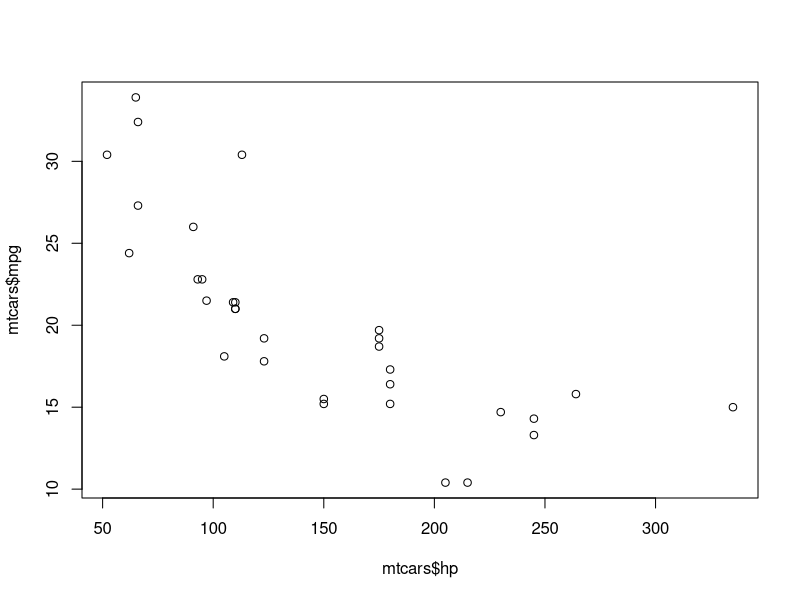
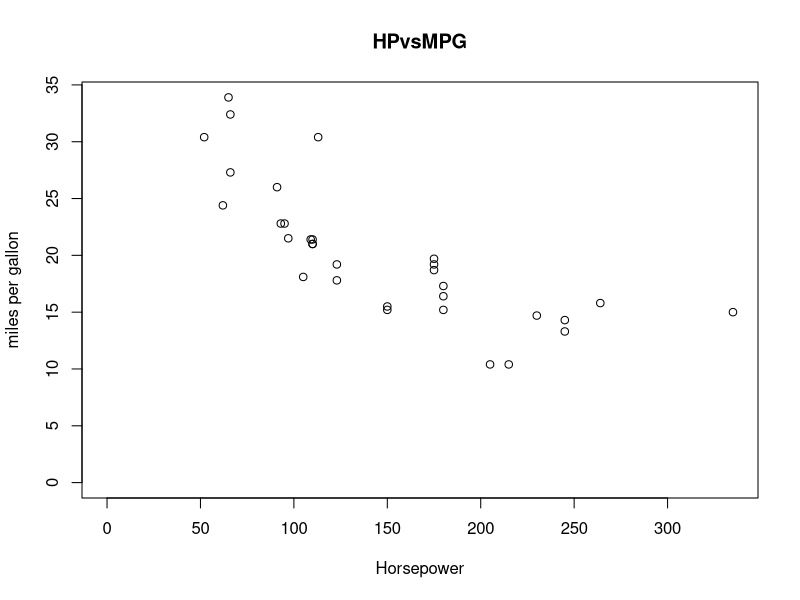
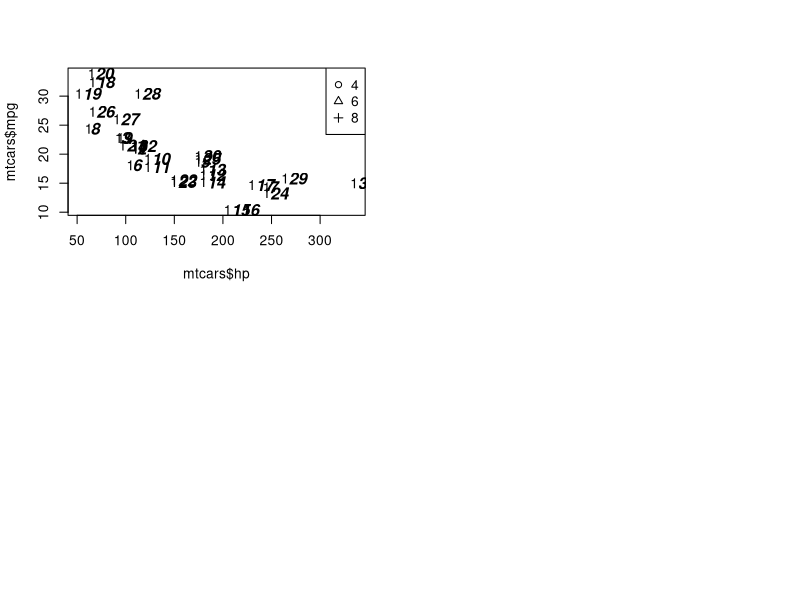
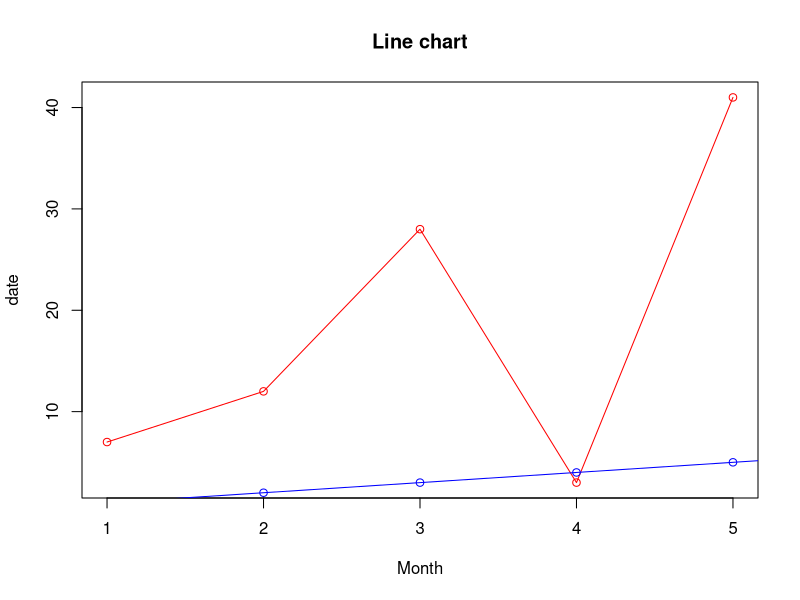
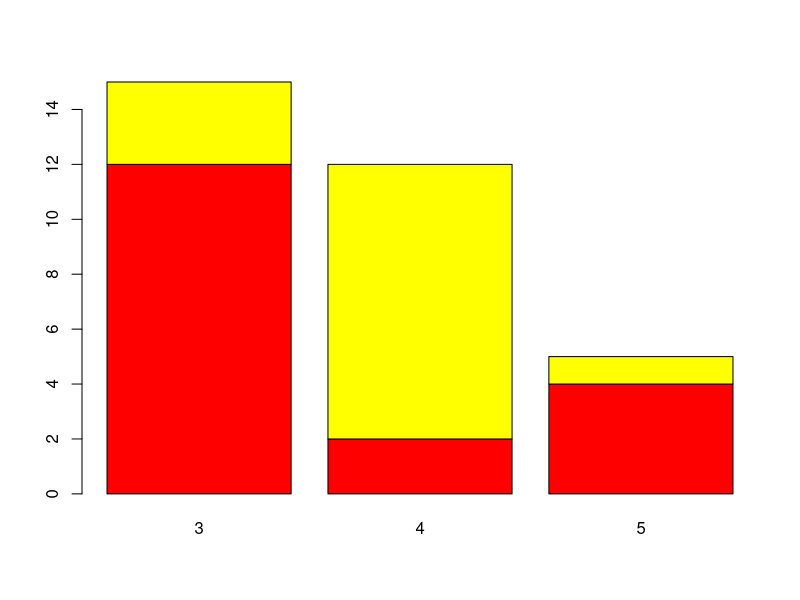
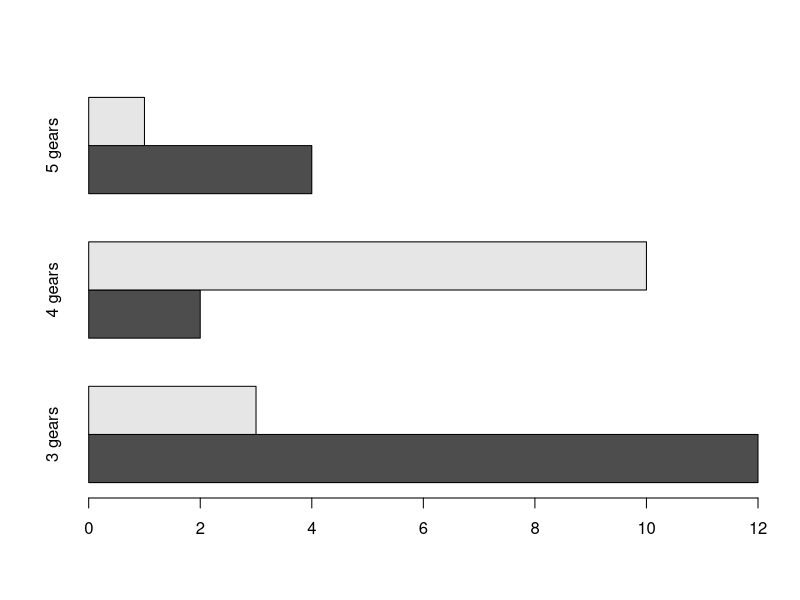
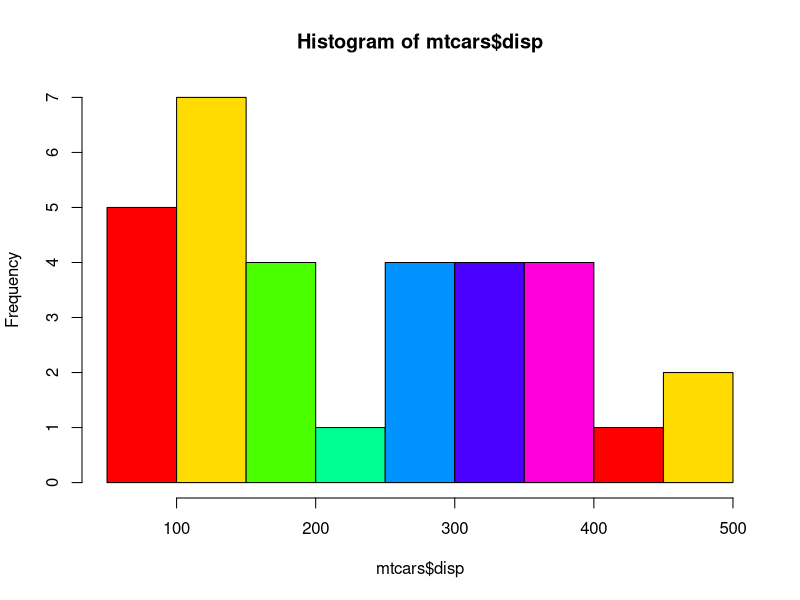
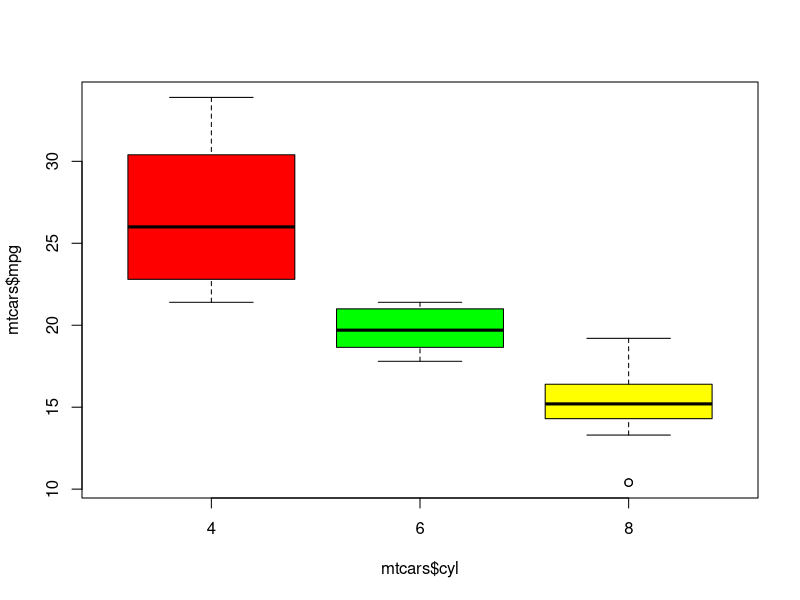

Write R code to recreate these figures, in order. (Note: this script raises an error after producing the figures.)
##################################
# Data Visulization 
# base package, ggplot2
# grid graphics, lattice graphic - optional
###################################

######### Base Package #####################

# -----------------------------Scatter Plot

#  It helps in visulization data easily and find the linear relationship
# B/W 2 continuos variables

plot(mtcars$hp,mtcars$mpg)
# arguments - type='p'(points),'l'(line),o(both points and line)
plot(mtcars$hp
     ,mtcars$mpg,
     type='p',xlab = 'Horsepower',
     ylab='miles per gallon',
     main = 'HPvsMPG',
     xlim = c(0,max(mtcars$hp)),
     ylim = c(0,max(mtcars$mpg)))

# ---------------------------------Par() function

# par() - mfrow - return all the arguments that you can change in a plot

par(mfrow=c(2,2))

# par()- pch - it specify the symbols to use when plotting the points
# you can specify another column/factor var to pch (or) a  number
plot(mtcars$hp,mtcars$mpg,type='n')
points(mtcars$hp,mtcars$mpg,pch='15')

# par() - text() - to specify the font in the plot
text(mtcars$hp,mtcars$mpg,
    adj=-0.2,
    cex=1.2,
    font=4)

# par() = legend()
legend('topright',pch = c(1,2,3),
       legend = c('4','6','8'))

# par() - color(
colors()


# ---------------------------Line chart

# It is commonly used to analyze a trend spread over a time period
par(mfrow=c(1,1))
plot(c(7,12,28,3,41),type = 'o',
     main='Line chart',xlab = 'Month',
     ylab = 'date',
     col='red')
lines(c(1,2,3,4,5,6,10,20),type ='o',col='blue')

# -----------------------bar plot

# It is suitable for showing comparision between categorical variable 
counts <- table(mtcars$gear)
counts <- table(mtcars$vs,mtcars$gear)

barplot(counts,legend=names(counts),col=c('red','yellow','green'))
barplot(counts,horiz = T,names.arg = c('3 gears','4 gears','5 gears'),beside = T)

# -----------------------histogram
hist(mtcars$disp,col = rainbow(7),breaks = 10)

# ------------------------boxplot
boxplot(mtcars$mpg~mtcars$cyl,col=c('red','green','yellow'))

# ------------------------mosaic plot

# for comparison between 3 categorical variables
data("HairEyeColor")
HairEyeColor
mosaicplot(HairEyeColor)


# -------------------------------Correlation Plot
library(corrplot)
corrplot(cor(mtcars),method = 'ellipse')
?corrplot

corrplot(cor(mtcars),method = 'color',
         type = 'lower',addCoef.col = 'black',
         diag = F,order = 'hclust') 

# ----------------------------------Word cloud

install.packages(c('wordcloud','RColorBrewer'))
library(wordcloud)
library(RColorBrewer)
counts <-table(rownames(mtcars))
wordcloud(words = names(counts),
          freq = as.numeric(counts),
          scale = c(1.25,0.25),
          min.freq = 1)
###################### GGplot 2 #######################3

# grammer/frame work of ggplot2

# FIRST LAYER - Data - { variables of interest}

# SECOND LAYER - asthetic - the scales on which we map our data - {x-axis,y-axis,color,fill,size,shape,labels,alpha,,line width, line shape}

# THIRD LAYER - GEOMETRY - visual layer(boxplot,hist) - {point, line, histogram, bar, boxplot}

# FOURTH LAYER - FACETS - plotting small multiples - {columns, rows}

# FIVTH LAYER - STATISTICS - {descriptive, inferential, bining, smoothing}

# SIXTH LAYER - COORDIANTES - aspectration, coord_flip() - {cartesian, fixed, polar, limits}

# SEVENTH LAYER - THEMES - All non-data link - { non-data link}

#---------------------------framework
library(ggplot2)
ggplot(data = mtcars,aes(x=,y=,shape=,col,size,lables)) +
  geom_point() +
  facet_grid(.~am) +
  stat_smooth(method = lm,col='red') +
  scale_x_continuous('mpg',limits = c(),expand = ) +
  coord_flip()

#------------------------------example

# Scatter plot - size, col, shape
ggplot(data = mtcars,aes(x=wt,y=mpg,col=factor(cyl),size=disp,shape=factor(am))) +
  geom_point()

# Bar plot
ggplot(data = mtcars,aes(x=factor(cyl),fill=factor(am)))+
  geom_bar()

# Histogram
ggplot(data=mtcars, aes(x=mpg)) +
  geom_histogram(bins = 6,color='black',fill='blue')

# Density plot
ggplot(data=mtcars, aes(x=mpg)) +
  geom_density(color='black',fill='blue')

# Boxplot
ggplot(mtcars,aes(x=factor(cyl),y=mpg)) +
  geom_boxplot(fill='lightblue')

# Facet layer
ggplot(mtcars,aes(x=factor(cyl),y=mpg,fill=factor(am))) +
  geom_boxplot() +
  facet_grid(.~factor(am))

ggplot(mtcars,aes(x=factor(cyl),y=mpg,fill=factor(am))) +
  geom_boxplot() +
  facet_grid(factor(am)~.)

# Stat Layer
ggplot(data = mtcars,aes(x=wt,y=mpg)) +
  geom_point() +
  stat_smooth(method = lm,col='red')

ggplot(data = mtcars,aes(x=wt,y=mpg)) +
  geom_point() +
  geom_smooth(method = lm,col='red',se=F)

ggplot(data = mtcars,aes(x=wt,y=mpg,col=factor(cyl))) +
  geom_point() +
  stat_smooth(method = 'lm',se=F)

# Coordinate Layer  
ggplot(data = mtcars,aes(x=wt,y=mpg,col=factor(cyl))) +
  geom_point() +
  geom_smooth() +
  coord_cartesian(xlim = c(3,6))

# Theme layer - element_text, element_line, elelment_rect
ggplot(data = mtcars,aes(x=wt,y=mpg)) +
  geom_point() +
  facet_grid(.~cyl) +
  theme(plot.background = element_rect(fill = 'darkgrey'))
 
